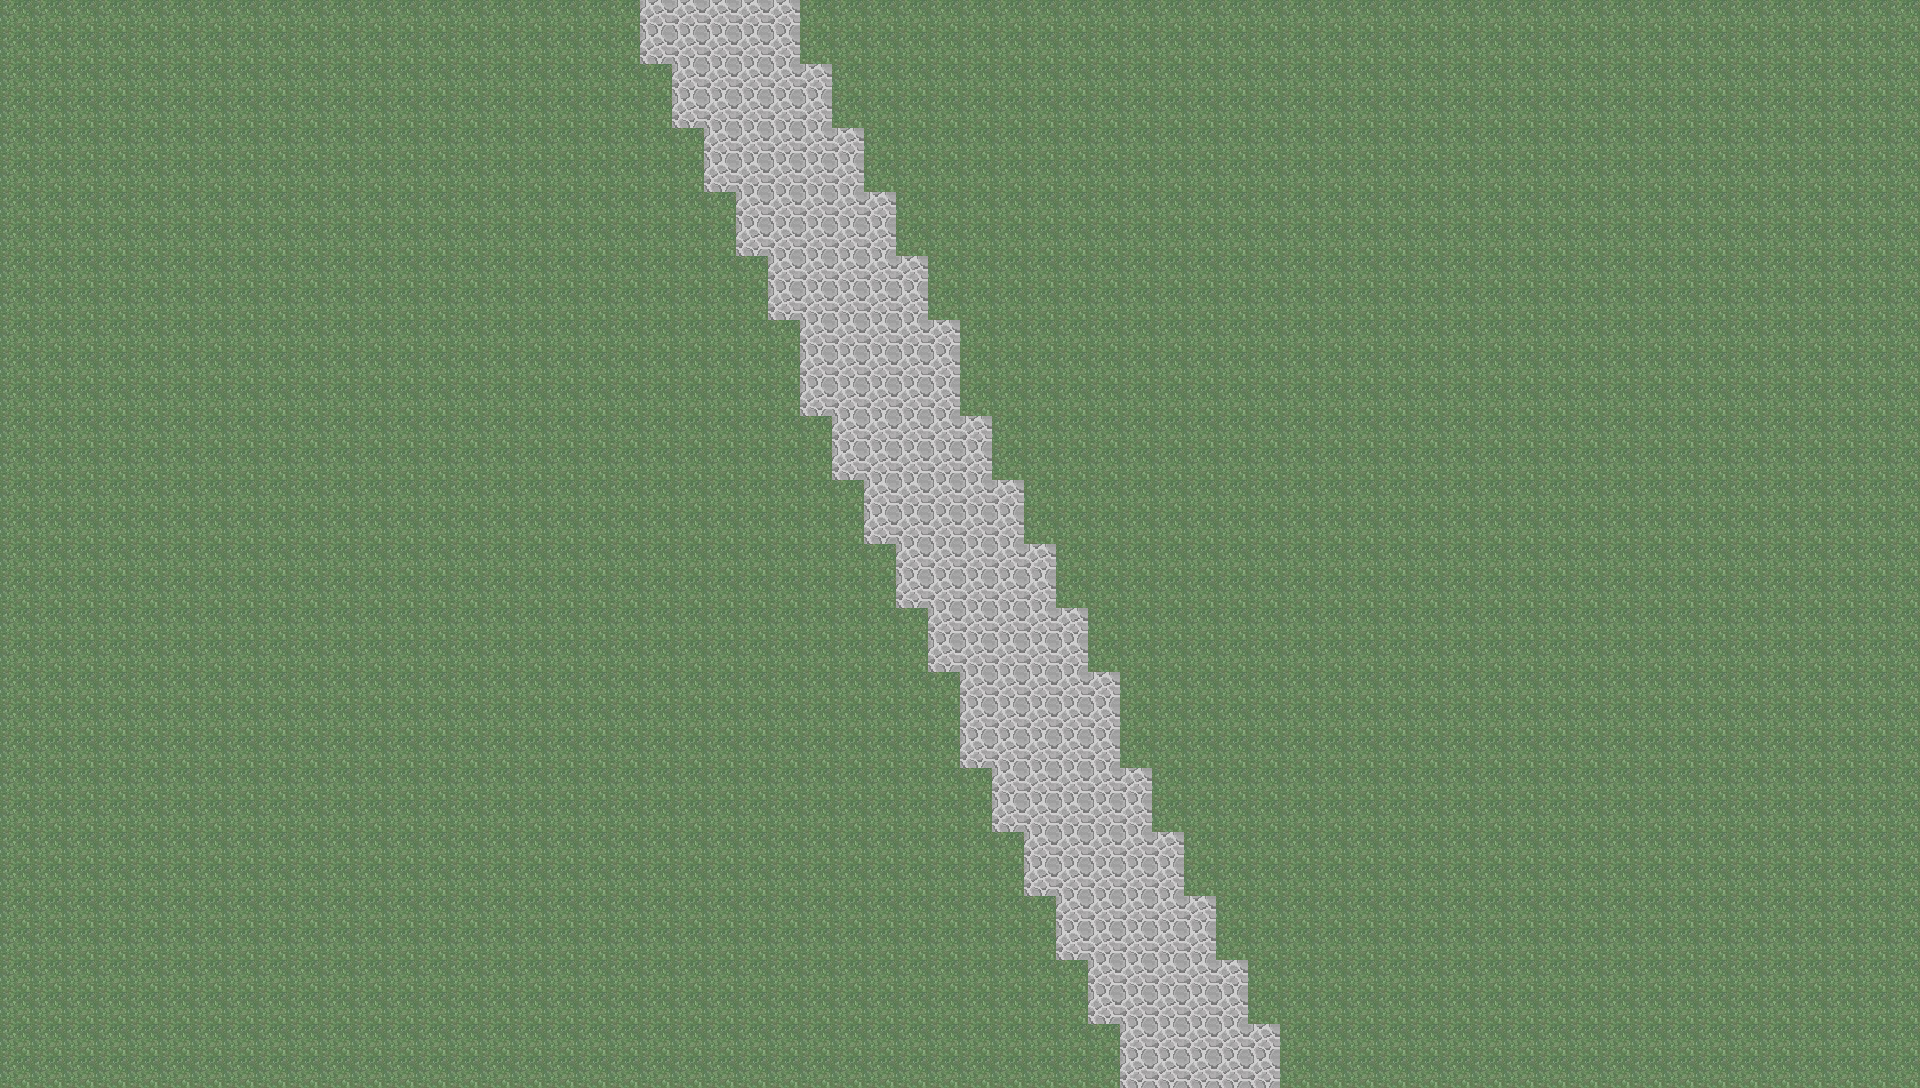

A 2D game scene composited from a Tiled map and its tileset images. What follows is a short description and the map's XML, with every tile layer's data as written:
An orthogonal 60x34 tile map with 32x32 px tiles, 1 tile layer (Tile Layer 1), 2 tilesets.

<map version="1.5" tiledversion="1.7.2" orientation="orthogonal" renderorder="right-down" width="60" height="34" tilewidth="32" tileheight="32" infinite="0" nextlayerid="2" nextobjectid="1">
 <tileset firstgid="1" source="tiledMap.tsx" />
 <tileset firstgid="2" source="tiledMap2.tsx" />
 <layer id="1" name="Tile Layer 1" width="60" height="34">
  <data encoding="csv">
2,2,2,2,2,2,2,2,2,2,2,2,2,2,2,2,2,2,2,2,1,1,1,1,1,2,2,2,2,2,2,2,2,2,2,2,2,2,2,2,2,2,2,2,2,2,2,2,2,2,2,2,2,2,2,2,2,2,2,2,
2,2,2,2,2,2,2,2,2,2,2,2,2,2,2,2,2,2,2,2,1,1,1,1,1,2,2,2,2,2,2,2,2,2,2,2,2,2,2,2,2,2,2,2,2,2,2,2,2,2,2,2,2,2,2,2,2,2,2,2,
2,2,2,2,2,2,2,2,2,2,2,2,2,2,2,2,2,2,2,2,2,1,1,1,1,1,2,2,2,2,2,2,2,2,2,2,2,2,2,2,2,2,2,2,2,2,2,2,2,2,2,2,2,2,2,2,2,2,2,2,
2,2,2,2,2,2,2,2,2,2,2,2,2,2,2,2,2,2,2,2,2,1,1,1,1,1,2,2,2,2,2,2,2,2,2,2,2,2,2,2,2,2,2,2,2,2,2,2,2,2,2,2,2,2,2,2,2,2,2,2,
2,2,2,2,2,2,2,2,2,2,2,2,2,2,2,2,2,2,2,2,2,2,1,1,1,1,1,2,2,2,2,2,2,2,2,2,2,2,2,2,2,2,2,2,2,2,2,2,2,2,2,2,2,2,2,2,2,2,2,2,
2,2,2,2,2,2,2,2,2,2,2,2,2,2,2,2,2,2,2,2,2,2,1,1,1,1,1,2,2,2,2,2,2,2,2,2,2,2,2,2,2,2,2,2,2,2,2,2,2,2,2,2,2,2,2,2,2,2,2,2,
2,2,2,2,2,2,2,2,2,2,2,2,2,2,2,2,2,2,2,2,2,2,2,1,1,1,1,1,2,2,2,2,2,2,2,2,2,2,2,2,2,2,2,2,2,2,2,2,2,2,2,2,2,2,2,2,2,2,2,2,
2,2,2,2,2,2,2,2,2,2,2,2,2,2,2,2,2,2,2,2,2,2,2,1,1,1,1,1,2,2,2,2,2,2,2,2,2,2,2,2,2,2,2,2,2,2,2,2,2,2,2,2,2,2,2,2,2,2,2,2,
2,2,2,2,2,2,2,2,2,2,2,2,2,2,2,2,2,2,2,2,2,2,2,2,1,1,1,1,1,2,2,2,2,2,2,2,2,2,2,2,2,2,2,2,2,2,2,2,2,2,2,2,2,2,2,2,2,2,2,2,
2,2,2,2,2,2,2,2,2,2,2,2,2,2,2,2,2,2,2,2,2,2,2,2,1,1,1,1,1,2,2,2,2,2,2,2,2,2,2,2,2,2,2,2,2,2,2,2,2,2,2,2,2,2,2,2,2,2,2,2,
2,2,2,2,2,2,2,2,2,2,2,2,2,2,2,2,2,2,2,2,2,2,2,2,2,1,1,1,1,1,2,2,2,2,2,2,2,2,2,2,2,2,2,2,2,2,2,2,2,2,2,2,2,2,2,2,2,2,2,2,
2,2,2,2,2,2,2,2,2,2,2,2,2,2,2,2,2,2,2,2,2,2,2,2,2,1,1,1,1,1,2,2,2,2,2,2,2,2,2,2,2,2,2,2,2,2,2,2,2,2,2,2,2,2,2,2,2,2,2,2,
2,2,2,2,2,2,2,2,2,2,2,2,2,2,2,2,2,2,2,2,2,2,2,2,2,1,1,1,1,1,2,2,2,2,2,2,2,2,2,2,2,2,2,2,2,2,2,2,2,2,2,2,2,2,2,2,2,2,2,2,
2,2,2,2,2,2,2,2,2,2,2,2,2,2,2,2,2,2,2,2,2,2,2,2,2,2,1,1,1,1,1,2,2,2,2,2,2,2,2,2,2,2,2,2,2,2,2,2,2,2,2,2,2,2,2,2,2,2,2,2,
2,2,2,2,2,2,2,2,2,2,2,2,2,2,2,2,2,2,2,2,2,2,2,2,2,2,1,1,1,1,1,2,2,2,2,2,2,2,2,2,2,2,2,2,2,2,2,2,2,2,2,2,2,2,2,2,2,2,2,2,
2,2,2,2,2,2,2,2,2,2,2,2,2,2,2,2,2,2,2,2,2,2,2,2,2,2,2,1,1,1,1,1,2,2,2,2,2,2,2,2,2,2,2,2,2,2,2,2,2,2,2,2,2,2,2,2,2,2,2,2,
2,2,2,2,2,2,2,2,2,2,2,2,2,2,2,2,2,2,2,2,2,2,2,2,2,2,2,1,1,1,1,1,2,2,2,2,2,2,2,2,2,2,2,2,2,2,2,2,2,2,2,2,2,2,2,2,2,2,2,2,
2,2,2,2,2,2,2,2,2,2,2,2,2,2,2,2,2,2,2,2,2,2,2,2,2,2,2,2,1,1,1,1,1,2,2,2,2,2,2,2,2,2,2,2,2,2,2,2,2,2,2,2,2,2,2,2,2,2,2,2,
2,2,2,2,2,2,2,2,2,2,2,2,2,2,2,2,2,2,2,2,2,2,2,2,2,2,2,2,1,1,1,1,1,2,2,2,2,2,2,2,2,2,2,2,2,2,2,2,2,2,2,2,2,2,2,2,2,2,2,2,
2,2,2,2,2,2,2,2,2,2,2,2,2,2,2,2,2,2,2,2,2,2,2,2,2,2,2,2,2,1,1,1,1,1,2,2,2,2,2,2,2,2,2,2,2,2,2,2,2,2,2,2,2,2,2,2,2,2,2,2,
2,2,2,2,2,2,2,2,2,2,2,2,2,2,2,2,2,2,2,2,2,2,2,2,2,2,2,2,2,1,1,1,1,1,2,2,2,2,2,2,2,2,2,2,2,2,2,2,2,2,2,2,2,2,2,2,2,2,2,2,
2,2,2,2,2,2,2,2,2,2,2,2,2,2,2,2,2,2,2,2,2,2,2,2,2,2,2,2,2,2,1,1,1,1,1,2,2,2,2,2,2,2,2,2,2,2,2,2,2,2,2,2,2,2,2,2,2,2,2,2,
2,2,2,2,2,2,2,2,2,2,2,2,2,2,2,2,2,2,2,2,2,2,2,2,2,2,2,2,2,2,1,1,1,1,1,2,2,2,2,2,2,2,2,2,2,2,2,2,2,2,2,2,2,2,2,2,2,2,2,2,
2,2,2,2,2,2,2,2,2,2,2,2,2,2,2,2,2,2,2,2,2,2,2,2,2,2,2,2,2,2,1,1,1,1,1,2,2,2,2,2,2,2,2,2,2,2,2,2,2,2,2,2,2,2,2,2,2,2,2,2,
2,2,2,2,2,2,2,2,2,2,2,2,2,2,2,2,2,2,2,2,2,2,2,2,2,2,2,2,2,2,2,1,1,1,1,1,2,2,2,2,2,2,2,2,2,2,2,2,2,2,2,2,2,2,2,2,2,2,2,2,
2,2,2,2,2,2,2,2,2,2,2,2,2,2,2,2,2,2,2,2,2,2,2,2,2,2,2,2,2,2,2,1,1,1,1,1,2,2,2,2,2,2,2,2,2,2,2,2,2,2,2,2,2,2,2,2,2,2,2,2,
2,2,2,2,2,2,2,2,2,2,2,2,2,2,2,2,2,2,2,2,2,2,2,2,2,2,2,2,2,2,2,2,1,1,1,1,1,2,2,2,2,2,2,2,2,2,2,2,2,2,2,2,2,2,2,2,2,2,2,2,
2,2,2,2,2,2,2,2,2,2,2,2,2,2,2,2,2,2,2,2,2,2,2,2,2,2,2,2,2,2,2,2,1,1,1,1,1,2,2,2,2,2,2,2,2,2,2,2,2,2,2,2,2,2,2,2,2,2,2,2,
2,2,2,2,2,2,2,2,2,2,2,2,2,2,2,2,2,2,2,2,2,2,2,2,2,2,2,2,2,2,2,2,2,1,1,1,1,1,2,2,2,2,2,2,2,2,2,2,2,2,2,2,2,2,2,2,2,2,2,2,
2,2,2,2,2,2,2,2,2,2,2,2,2,2,2,2,2,2,2,2,2,2,2,2,2,2,2,2,2,2,2,2,2,1,1,1,1,1,2,2,2,2,2,2,2,2,2,2,2,2,2,2,2,2,2,2,2,2,2,2,
2,2,2,2,2,2,2,2,2,2,2,2,2,2,2,2,2,2,2,2,2,2,2,2,2,2,2,2,2,2,2,2,2,2,1,1,1,1,1,2,2,2,2,2,2,2,2,2,2,2,2,2,2,2,2,2,2,2,2,2,
2,2,2,2,2,2,2,2,2,2,2,2,2,2,2,2,2,2,2,2,2,2,2,2,2,2,2,2,2,2,2,2,2,2,1,1,1,1,1,2,2,2,2,2,2,2,2,2,2,2,2,2,2,2,2,2,2,2,2,2,
2,2,2,2,2,2,2,2,2,2,2,2,2,2,2,2,2,2,2,2,2,2,2,2,2,2,2,2,2,2,2,2,2,2,2,1,1,1,1,1,2,2,2,2,2,2,2,2,2,2,2,2,2,2,2,2,2,2,2,2,
2,2,2,2,2,2,2,2,2,2,2,2,2,2,2,2,2,2,2,2,2,2,2,2,2,2,2,2,2,2,2,2,2,2,2,1,1,1,1,1,2,2,2,2,2,2,2,2,2,2,2,2,2,2,2,2,2,2,2,2
</data>
 </layer>
</map>